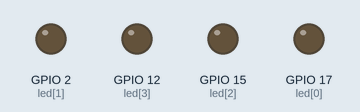
A sketch run on a simulated ESP32. Shown: output pins drawn as LEDs (lit = HIGH).

Above: at 0.5 s.
At 1.2 s:
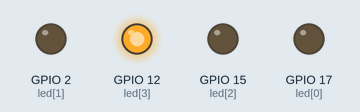
At 1.6 s:
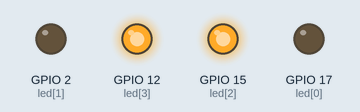
At 2.0 s:
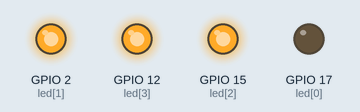
At 2.7 s:
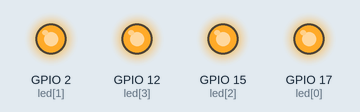
At 4.1 s:
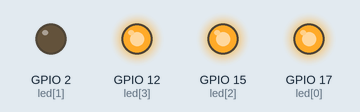
Timing chart, 0 to 5.5 s (numbered marks = the images above):
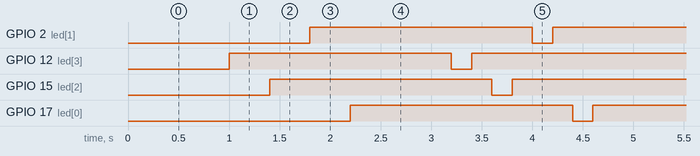

Measured:
- by itself, GPIO 2 (led[1]), GPIO 12 (led[3]), GPIO 15 (led[2]), GPIO 17 (led[0]): alternates HIGH for 2.2 s and LOW for 0.20 s

The sketch:

esp32_lab3.ino
```cpp
int led[4] = {17, 2, 15, 12};


void setup() {
  pinMode(led[0],  OUTPUT);
  pinMode(led[1],  OUTPUT);
  pinMode(led[2],  OUTPUT);
  pinMode(led[3],  OUTPUT);

  // for(int i=3; i>=0; i--){

  // digitalWrite(led[i], LOW);
  // delay(200);
  // digitalWrite(led[i], HIGH);
  // delay(200);
  // }
}
void loop() {
   for(int i=5; i>=0; i--){

  digitalWrite(led[i], LOW);
  delay(200);
  digitalWrite(led[i], HIGH);
  delay(200);
}
}
```
